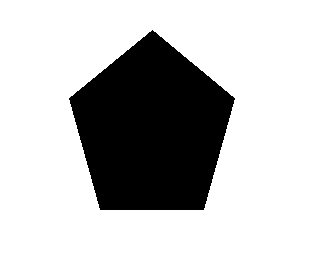
%> input picture Hough_Transform/pentagon.png, 312 x 276 px
$ octave hough_transform.m   (GNU Octave 9; MATLAB toolbox functions it lacks are replaced by stand-ins)
%> lines starting %> are read from the running program, lines starting %| are printed output that depends on the picture; in (x1, y1, x2, y2) boxes, pixels count from 0 and x2, y2 are one past the last pixel; in counts of white or black regions, pixels touching at a corner belong together; the program's own positions count from 1
### Hough_Transform/sizeacc.m
% to determine the size of hough table
function [K,L,D,teta_range,rho_range]=sizeacc(E,delta_teta,delta_rho)
[x y]=size(E);
D= floor(sqrt(x^2 + y^2));% for accurate result for L
K=0; L=0;
for m= -90:delta_teta:(90-delta_teta);
    K=K+1;
end
for n= -D:delta_rho:D;
    L=L+1;
end
teta_range= -90:delta_teta:89.5;
rho_range = -D:delta_rho:D;

### Hough_Transform/calculaterho.m
function HT=calculaterho(E,HT,D)
% rho= x*cos(teta)+y*sin(teta)
delta_teta=0.5;
[x_nz,y_nz]=find(E); % to find nonzero elemnt indicies in the E matrix
for i=1:1:size(x_nz(:,1)) % to manipulate the nonzero element x and y
    for teta= -90:delta_teta:89.5;
        rho=cosd(teta)*x_nz(i)+sind(teta)*y_nz(i);
        rho=floor(rho+D); % to mapping rho value (transform the range from[-D D] to [1 K])
        teta_fl=floor(2*(teta+90.5)); % to mapping teta value(transform the range from[-90 89.5] to [1 L])
        HT(teta_fl,rho)=HT(teta_fl,rho)+1;
     end
end

### Hough_Transform/comp8neigh.m
% to compare central pixel value with 8 neighborhood and
% if it is greater than all its 8 neighbours keep it;
% if not set it to zero.

function B=comp8neigh(A)
[Kf,Lf]=size(A);
A = padarray(A,[1,1]); % for calculating border pixels' 8-neighborhood
[m,n]=size(A);
for i=2:1:m-1
    for j=2:1:n-1
         if A(i,j)<A(i-1,j-1)
              A(i,j)=0;

         elseif A(i,j)<A(i-1,j)
              A(i,j)=0;

         elseif A(i,j)<A(i-1,j+1)
              A(i,j)=0;

         elseif A(i,j)<A(i,j-1)
              A(i,j)=0;

         elseif A(i,j)<A(i,j+1)
              A(i,j)=0;

         elseif A(i,j)<A(i+1,j-1)
              A(i,j)=0;

         elseif A(i,j)<A(i+1,j)
              A(i,j)=0;
         elseif A(i,j)<A(i+1,j+1)
              A(i,j)=0;
         end
    end
end
B=zeros(Kf,Lf);
% remove zero padding from matrix
for i=1:1:Kf
    for j=1:1:Lf
    B(i,j)=A(i+1,j+1);
    end
end

### Hough_Transform/sortandlist_n_highest.m
function [X,Y,sorted_array]=sortandlist_n_highest (B,n)

[sorted_array, pos]=sort(B(:),'descend');
sorted_array=sorted_array(1:n,1);
pos(1:n,1);
[X,Y]=ind2sub(size(B),pos(1:n,1));

### Hough_Transform/hough_transform.m
clc
clear all
close all
clear variables
I=imread('pentagon.png');
%> I is the input picture: size 276x312x3 uint8; values 0 (black) and 195 (white), 75.9% white; 1 black region, box (x1, y1, x2, y2) and area: (69, 30, 235, 210) 20730
I_gr=rgb2gray(I);
% STEP 1
E = edge(I_gr,'canny');
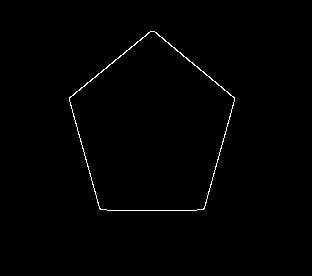
%> E: size 276x312 logical; 0.72% white in thin lines or dots, all inside (x1, y1, x2, y2) = (69, 31, 235, 211)
subplot(1,2,1); imshow(I)
title('original image')
subplot(1,2,2);  imshow(E)
title('edge map')
delta_teta=0.5; delta_rho= 1;
% step 2
[K,L,D,teta_range,rho_range]=sizeacc(E,delta_teta,delta_rho);
%> K = 360; L = 833; D = 416; teta_range = 360 values from -90 to 89.5; rho_range = 833 values from -416 to 416
HT=zeros(K,L);
%> HT: size 360x833 double; every value is 0
A=zeros(K,L); % firstly it will be copy of the HT, after that it will be used for compare HT
% STEP 3
HT=calculaterho(E,HT,D);
%> in calculaterho, `[x_nz,y_nz]=find(E);`: x_nz = 621 values from 32 to 211; y_nz = 621 values from 70 to 235
% STEP 4
figure(3); imshow(HT,[0 max(HT(:))])
% STEP 5
B=comp8neigh(HT);
%> in comp8neigh, `A = padarray(A,[1,1]); % for calculating border pixels' 8-neighborhood`:
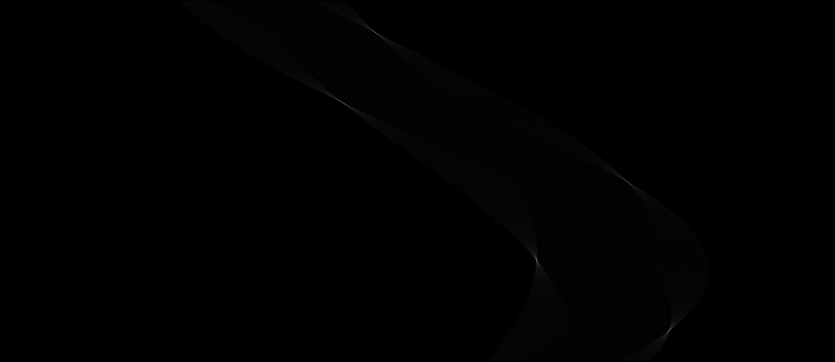
%> A: size 362x835 double; min 0, max 105, mean 0.7
%> after the loop in comp8neigh, `for i=2:1:m-1`: A: size 362x835 double; 14.47% of pixels changed, all inside (x1, y1, x2, y2) = (181, 1, 709, 361)
% STEP 6
n=5; % first 5 highest elements
[x,y,sorted_array]=sortandlist_n_highest(B,n);
%> in sortandlist_n_highest, `sorted_array=sorted_array(1:n,1);`: sorted_array = [105; 103; 99; 95; 94]
%> in sortandlist_n_highest, `[X,Y]=ind2sub(size(B),pos(1:n,1));`: X = [32; 102; 260; 101; 330]; Y = [375; 342; 536; 340; 669]
%> x = [32; 102; 260; 101; 330]; y = [375; 342; 536; 340; 669]; sorted_array = [105; 103; 99; 95; 94]
figure(4); imshow(HT,[0 max(HT(:))])
hold on
for kk=1:1:n
plot(y(kk),x(kk),'r*');
end
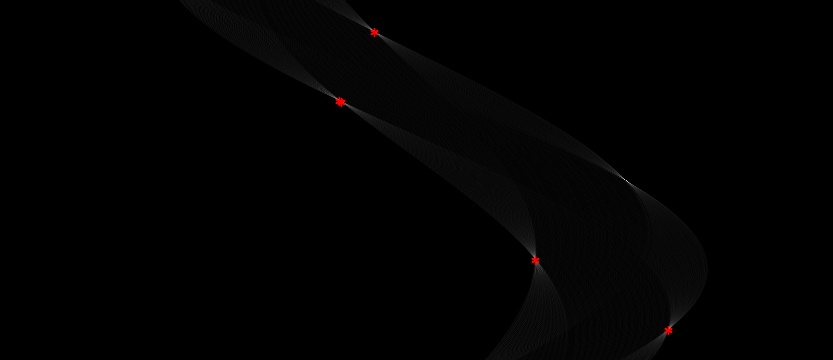
%> figure redrawn from the program's plot data

% mapping x and y into the specific range
for i=1:1:n
    t(i)=(x(i)/2)-90.4;
    r(i)=(y(i)-D);
end
%> after the loop, r = [-41 -74 120 -76 253]; t = [-74.4 -39.4 39.6 -39.9 74.6]
disp('coordinates (x,y) and (teta,rho) values in the form [x y teta rho]')
[x y t' r']
%> ans = [32 375 -74.4 -41; 102 342 -39.4 -74; 260 536 39.6 120; 101 340 -39.9 -76; 330 669 74.6 253]

% STEP 7
figure(5); imshow(I)
hold on
 a= -1000:1000;
 b1 = (r(1) - a* cosd(t(1)) )/ sind(t(1));
%> b1 = 2001 values from -236.6 to 321.8
 plot(b1,a,'y','LineWidth',2)
 b2 = (r(2) - a* cosd(t(2)) )/ sind(t(2));
%> b2 = 2001 values from -1100.8 to 1334
 plot(b2,a,'r','LineWidth',2)
 b3 = (r(3) - a* cosd(t(3)) )/ sind(t(3));
%> b3 = 2001 values, max 1397.1 at index 1, min -1020.5 at index 2001, mean 188.3
 plot(b3,a,'g','LineWidth',2)
 b4 = (r(4) - a* cosd(t(4)) )/ sind(t(4));
%> b4 = 2001 values from -1077.5 to 1314.5
 plot(b4,a,'b','LineWidth',2)
 b5 = (r(5) - a* cosd(t(5)) )/ sind(t(5));
%> b5 = 2001 values, max 537.9 at index 1, min -13.02 at index 2001, mean 262.4
 plot(b5,a,'w','LineWidth',2)
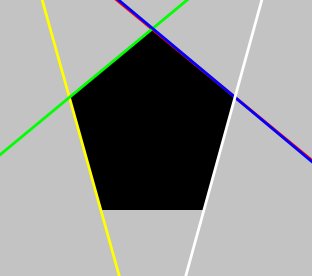
%> figure redrawn from the program's plot data
